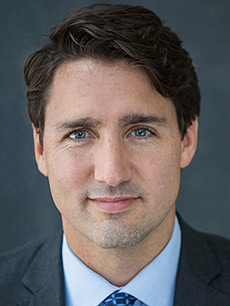
#> input picture TP2/justin_trudeau.jpg, 230 x 306 px
$ python part1.py   (older library calls are emulated)
#> lines starting #> are read from the running program, lines starting #| are printed output that depends on the picture
### TP2/imageAlignement.py
import numpy as np
import scipy.misc as misc
import matplotlib.pyplot as plt


def norm_image(imageArray):
    return (imageArray.astype(np.float64) / 255.0)


# [8 lines left out: function translate_image, not called in this run]


def align_images(img1, img2):
    h1, w1 = img1.shape
    h2, w2 = img2.shape

    plt.imshow(img1, cmap='gray')
    x1, y1 = tuple(zip(*plt.ginput(2)))
    cx1, cy1 = np.mean(x1), np.mean(y1)
    plt.imshow(img2, cmap='gray')
    x2, y2 = tuple(zip(*plt.ginput(2)))
    cx2, cy2 = np.mean(x2), np.mean(y2)

    plt.close()
    tx = int(np.round((w1 / 2 - cx1) * 2))
    img1 = translate_image(img1, tx, axis=1)
    ty = int(np.round((h1 / 2 - cy1) * 2))
    img1 = translate_image(img1, ty, axis=0)
    tx = int(np.round((w2 / 2 - cx2) * 2))
    img2 = translate_image(img2, tx, axis=1)
    ty = int(np.round((h2 / 2 - cy2) * 2))
    img2 = translate_image(img2, ty, axis=0)

    len1 = np.sqrt((y1[1] - y1[0]) ** 2 + (x1[1] - x1[0]) ** 2)
    len2 = np.sqrt((y2[1] - y2[0]) ** 2 + (x2[1] - x2[0]) ** 2)

    dscale = len2 / len1

    if dscale < 1:
        img1 = misc.imresize(img1, dscale, 'bilinear')
    else:
        img2 = misc.imresize(img2, 1 / dscale, 'bilinear')

    theta1 = np.arctan2(-(y1[1] - y1[0]), x1[1] - x1[0])
    theta2 = np.arctan2(-(y2[1] - y2[0]), x2[1] - x2[0])
    dtheta = theta2 - theta1
    img1 = misc.imrotate(img1, dtheta * 180 / np.pi, 'bilinear')
    img1 = norm_image(img1)  # imrotate semble remettre l'image en [0-255]

    h1, w1 = img1.shape
    h2, w2 = img2.shape

    minw = min(w1, w2)
    brd = (max(w1, w2) - minw) / 2

    if minw == w1:
        img2 = img2[:, int(np.ceil(brd)):-int(np.floor(brd))]
    else:
        img1 = img1[:, int(np.ceil(brd)):-int(np.floor(brd))]

    minh = min(h1, h2)
    brd = (max(h1, h2) - minh) / 2

    if minh == h1:
        img2 = img2[int(np.ceil(brd)):-int(np.floor(brd)), :]
    else:
        img1 = img1[int(np.ceil(brd)):-int(np.floor(brd)), :]

    return img1, img2

### TP2/part1.py
import cv2
from matplotlib import pyplot as plt
from TP2.imageAlignement import align_images, norm_image
from TP2.hybridImage import hybridImage
from scipy import ndimage, misc
import numpy

albert = cv2.imread('justin_trudeau.jpg', cv2.IMREAD_GRAYSCALE)
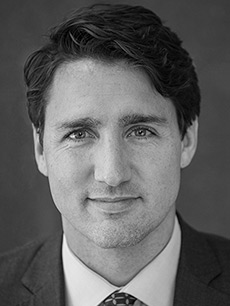
#> albert: shape (306, 230); min 0, max 253, mean 96.1
marilyn = cv2.imread('jeff_lalonde.jpg', cv2.IMREAD_GRAYSCALE)
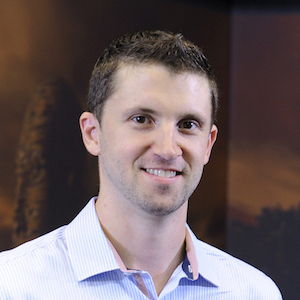
#> input picture TP2/jeff_lalonde.jpg, 300 x 300 px
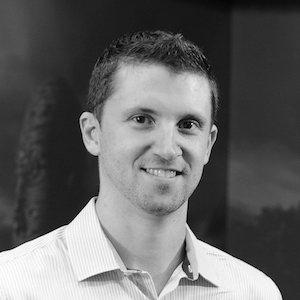
#> marilyn: shape (300, 300); min 0, max 255, mean 101.1

arbitrary_value_1 = 5
arbitrary_value_2 = 60
cutoff_low = arbitrary_value_1
cutoff_high = arbitrary_value_2

albert, marilyn = align_images(albert, marilyn)
#> (the run stopped early here; a loop or call above may not have finished)
